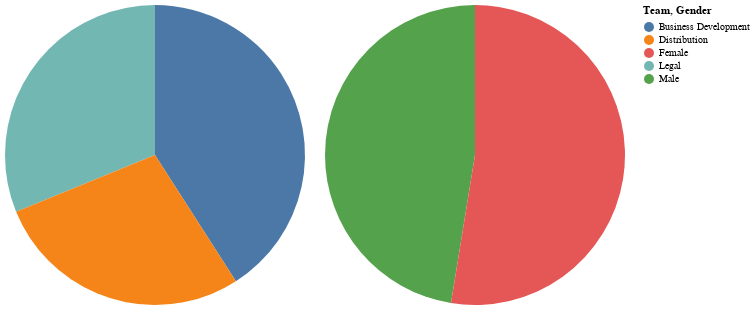

Notebook code for this chart:
### Code cell
c_Team=alt.Chart(df_).mark_arc(innerRadius=0).encode(
    theta=alt.Theta("count()",title="No. of employees in a department"),
    color=alt.Color("Team"),
    tooltip=alt.Tooltip("Team")
)
c_Gender=alt.Chart(df_).mark_arc(innerRadius=0).encode(
    theta=alt.Theta("count()",title="No. of employees in a department"),
    color=alt.Color("Gender"),
    tooltip=alt.Tooltip("Gender"))
c_Team|c_Gender

### Figure 1 — Vega-Lite specification as saved in the notebook (floating-point values rounded to 4 significant figures; data arrays with more than 128 entries replaced by an {"elided": "..."} marker saying what was removed)
{"config": {"view": {"continuousWidth": 300, "continuousHeight": 300}}, "hconcat": [{"mark": {"type": "arc", "innerRadius": 0}, "encoding": {"color": {"field": "Team", "type": "nominal"}, "theta": {"aggregate": "count", "title": "No. of employees in a department", "type": "quantitative"}, "tooltip": {"field": "Team", "type": "nominal"}}}, {"mark": {"type": "arc", "innerRadius": 0}, "encoding": {"color": {"field": "Gender", "type": "nominal"}, "theta": {"aggregate": "count", "title": "No. of employees in a department", "type": "quantitative"}, "tooltip": {"field": "Gender", "type": "nominal"}}}], "data": {"name": "data-bbb1aa10dc76522e6a814fc0bd42f69f"}, "$schema": "https://vega.github.io/schema/vega-lite/v5.8.0.json", "datasets": {"data-bbb1aa10dc76522e6a814fc0bd42f69f": {"elided": "215 records"}}}
